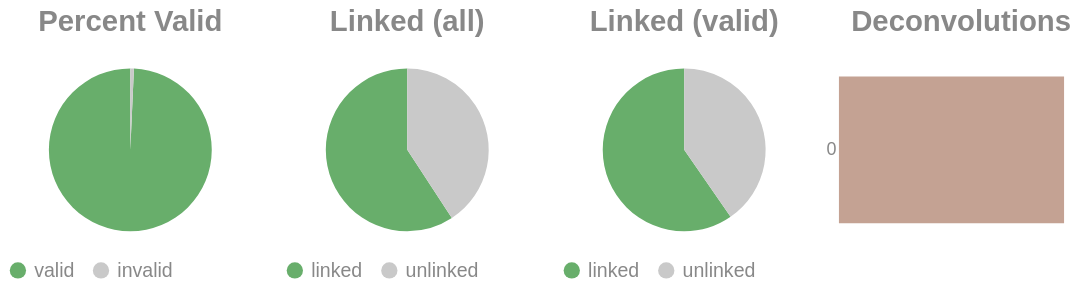

The notebook cell saved with this chart:
### Code cell
if SKIPLR:
    pass
else:
    clash = Counter()
    for i in valids['molecule'].to_list():
        _mol = i.split("-")
        if len(_mol) == 1:
            clash.update('0')
        else:
            clash.update(_mol[-1])

    _d = {"deconvolutions": [], 'count': []}
    for k,v in clash.items():
        _d['deconvolutions'].append(k)
        _d['count'].append(v)

    tot_valid = valids['reads'].sum()
    mask = valids['reads'] >= 2
    n_linked_reads = valids.filter(mask)['reads'].sum()
    if n_linked_reads == 0:
        print_html("No linked molecules (>=2 reads) were detected; skipping linked-only distributions.")
        SKIPLR = True
    else:
        perc_valid = round(tot_valid / n_reads, 4)
        linked_perc_abs = round(n_linked_reads / n_reads, 4)
        linked_perc = round(n_linked_reads / tot_valid, 4)

    _valid = pl.DataFrame({"valids": ['valid', 'invalid'], "count": [tot_valid, n_reads - tot_valid]})
    _linked_abs = pl.DataFrame({"linked (absolute)": ['linked', 'unlinked'], "count": [n_linked_reads, n_reads - n_linked_reads]})
    _linked_rel = pl.DataFrame({"linked (valids)": ['linked', 'unlinked'], "count": [n_linked_reads, tot_valid - n_linked_reads]})

    (
        alt.hconcat(
            piechart(_valid, goodval = 'valid', title = "Percent Valid"),
            piechart(_linked_abs, goodval = "linked", title =  "Linked (all)"),
            piechart(_linked_rel, goodval = "linked", title =  "Linked (valid)"),
            convolutionbar(pl.DataFrame(_d), title = "Deconvolutions"),
            center = True,
            bounds = 'flush'
        )
        .resolve_scale(color='independent')
        .resolve_legend('independent')
        .properties(usermeta={'embedOptions': {"actions": False}})
    ).display()

### Figure 1 — Vega-Lite specification as saved in the notebook (floating-point values rounded to 4 significant figures)
{"width": "container", "height": 400, "config": {"title": {"anchor": "start", "dy": -15, "fontSize": 18, "color": "#888888", "subtitleColor": "#888888", "subtitleFontSize": 14}, "arc": {"fill": "#0072B2"}, "axis": {"domainColor": "#888888", "domainWidth": 0.5, "gridWidth": 0.2, "grid": false, "titleFontWeight": 400, "titleFontSize": 15, "labelFontSize": 11, "labelColor": "#888888", "tickColor": "#888888", "tickWidth": 0.2, "titleColor": "#888888"}, "axisBand": {"grid": false}, "axisX": {"grid": true, "tickSize": 10, "domainCap": "round"}, "axisY": {"domain": false, "grid": true, "tickSize": 0, "domainCap": "round"}, "background": "transparent", "header": {"labelFontSize": 15, "labelColor": "#888888", "titleFontSize": 15, "titleFontWeight": 600, "titleColor": "#888888"}, "legend": {"labelFont": "sans-serif", "labelFontSize": 12, "labelColor": "#888888", "symbolSize": 100, "symbolType": "circle", "titleFontSize": 12, "titlePadding": 10, "titleColor": "#888888", "title": null}, "range": {"category": ["#E69F00", "#56B4E9", "#009E73", "#F0E442", "#0072B2", "#D55E00", "#CC79A7", "#000000"], "diverging": ["#cfe8f3", "#a2d4ec", "#73bfe2", "#46abdb", "#1696d2", "#12719e"]}, "area": {"fill": "#0072B2", "fillOpacity": 0.7, "line": true, "strokeOpacity": 0.7}, "line": {"color": "#0072B2", "stroke": "#0072B2", "strokeWidth": 2}, "trail": {"color": "#0072B2", "stroke": "#0072B2", "strokeWidth": 0, "size": 1}, "point": {"filled": true, "fillOpacity": 1.0, "size": 95}, "text": {"color": "#888888", "fontSize": 11, "align": "right", "fontWeight": 400, "size": 11}, "bar": {"fill": "#0072B2", "stroke": null}, "view": {"stroke": null, "continuousWidth": 660, "continuousHeight": 400}}, "hconcat": [{"data": {"name": "data-f431a95f2a467e741ad84206b0874f94"}, "mark": {"type": "arc"}, "encoding": {"color": {"field": "valids", "legend": {"orient": "bottom", "title": null}, "scale": {"domain": ["valid", "invalid"], "range": ["#68ae6b", "#C9C9C9"]}, "title": "Valids", "type": "nominal"}, "theta": {"field": "count", "type": "quantitative"}, "tooltip": [{"field": "valids", "title": "Valids", "type": "ordinal"}, {"field": "percent", "format": ".2%", "title": "Percent", "type": "quantitative"}, {"field": "count", "title": "Count", "type": "quantitative"}]}, "height": 100, "title": {"text": "Percent Valid", "align": "center", "anchor": "middle"}, "transform": [{"calculate": "datum.count / 13571589", "as": "percent"}], "width": 150}, {"data": {"name": "data-c3945e0888145b924de27c64506f6c59"}, "mark": {"type": "arc"}, "encoding": {"color": {"field": "linked (absolute)", "legend": {"orient": "bottom", "title": null}, "scale": {"domain": ["linked", "unlinked"], "range": ["#68ae6b", "#C9C9C9"]}, "title": "Linked (Absolute)", "type": "nominal"}, "theta": {"field": "count", "type": "quantitative"}, "tooltip": [{"field": "linked (absolute)", "title": "Linked (Absolute)", "type": "ordinal"}, {"field": "percent", "format": ".2%", "title": "Percent", "type": "quantitative"}, {"field": "count", "title": "Count", "type": "quantitative"}]}, "height": 100, "title": {"text": "Linked (all)", "align": "center", "anchor": "middle"}, "transform": [{"calculate": "datum.count / 13571589", "as": "percent"}], "width": 150}, {"data": {"name": "data-03eb91469d909f786b335a1a1eca4670"}, "mark": {"type": "arc"}, "encoding": {"color": {"field": "linked (valids)", "legend": {"orient": "bottom", "title": null}, "scale": {"domain": ["linked", "unlinked"], "range": ["#68ae6b", "#C9C9C9"]}, "title": "Linked (Valids)", "type": "nominal"}, "theta": {"field": "count", "type": "quantitative"}, "tooltip": [{"field": "linked (valids)", "title": "Linked (Valids)", "type": "ordinal"}, {"field": "percent", "format": ".2%", "title": "Percent", "type": "quantitative"}, {"field": "count", "title": "Count", "type": "quantitative"}]}, "height": 100, "title": {"text": "Linked (valid)", "align": "center", "anchor": "middle"}, "transform": [{"calculate": "datum.count / 13475422", "as": "percent"}], "width": 150}, {"data": {"name": "data-941e2f60dc6d30b6a0bb9ca3be322dd7"}, "mark": {"type": "bar"}, "encoding": {"color": {"field": "deconvolutions", "legend": null, "scale": {"scheme": "lightgreyred"}, "type": "nominal"}, "tooltip": [{"field": "deconvolutions", "title": "Deconvolutions", "type": "ordinal"}, {"field": "percent", "format": ".2%", "title": "Percent", "type": "quantitative"}, {"field": "count", "title": "Count", "type": "quantitative"}], "x": {"axis": null, "field": "count", "type": "quantitative"}, "y": {"field": "deconvolutions", "sort": "ascending", "title": null, "type": "nominal"}}, "height": 100, "title": {"text": "Deconvolutions", "align": "center", "anchor": "middle"}, "transform": [{"calculate": "datum.count / 7370736", "as": "percent"}], "width": 150}], "bounds": "flush", "center": true, "resolve": {"legend": {"angle": "independent"}, "scale": {"color": "independent"}}, "usermeta": {"embedOptions": {"actions": false}}, "$schema": "https://vega.github.io/schema/vega-lite/v6.1.0.json", "datasets": {"data-f431a95f2a467e741ad84206b0874f94": [{"valids": "valid", "count": 13475422}, {"valids": "invalid", "count": 96167}], "data-c3945e0888145b924de27c64506f6c59": [{"linked (absolute)": "linked", "count": 8037334}, {"linked (absolute)": "unlinked", "count": 5534255}], "data-03eb91469d909f786b335a1a1eca4670": [{"linked (valids)": "linked", "count": 8037334}, {"linked (valids)": "unlinked", "count": 5438088}], "data-941e2f60dc6d30b6a0bb9ca3be322dd7": [{"deconvolutions": "0", "count": 7370736}]}}
